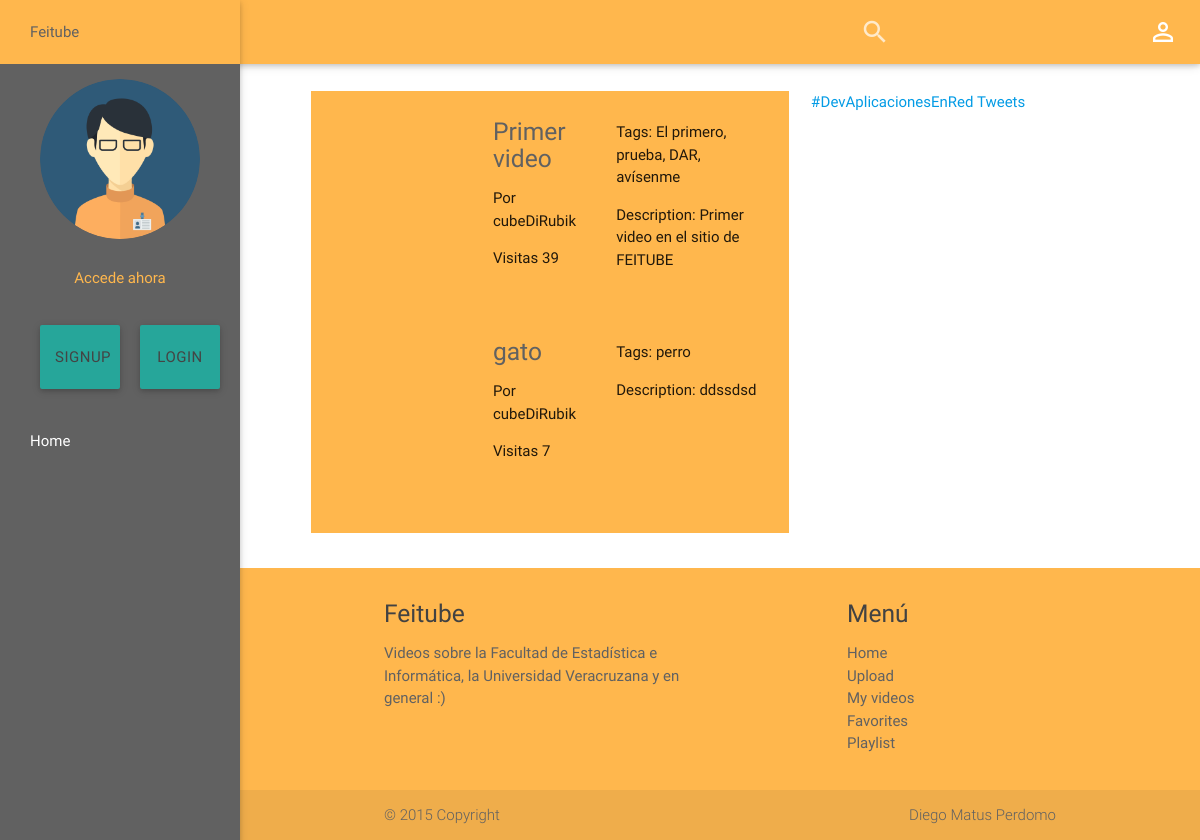
The app's page /, older data.
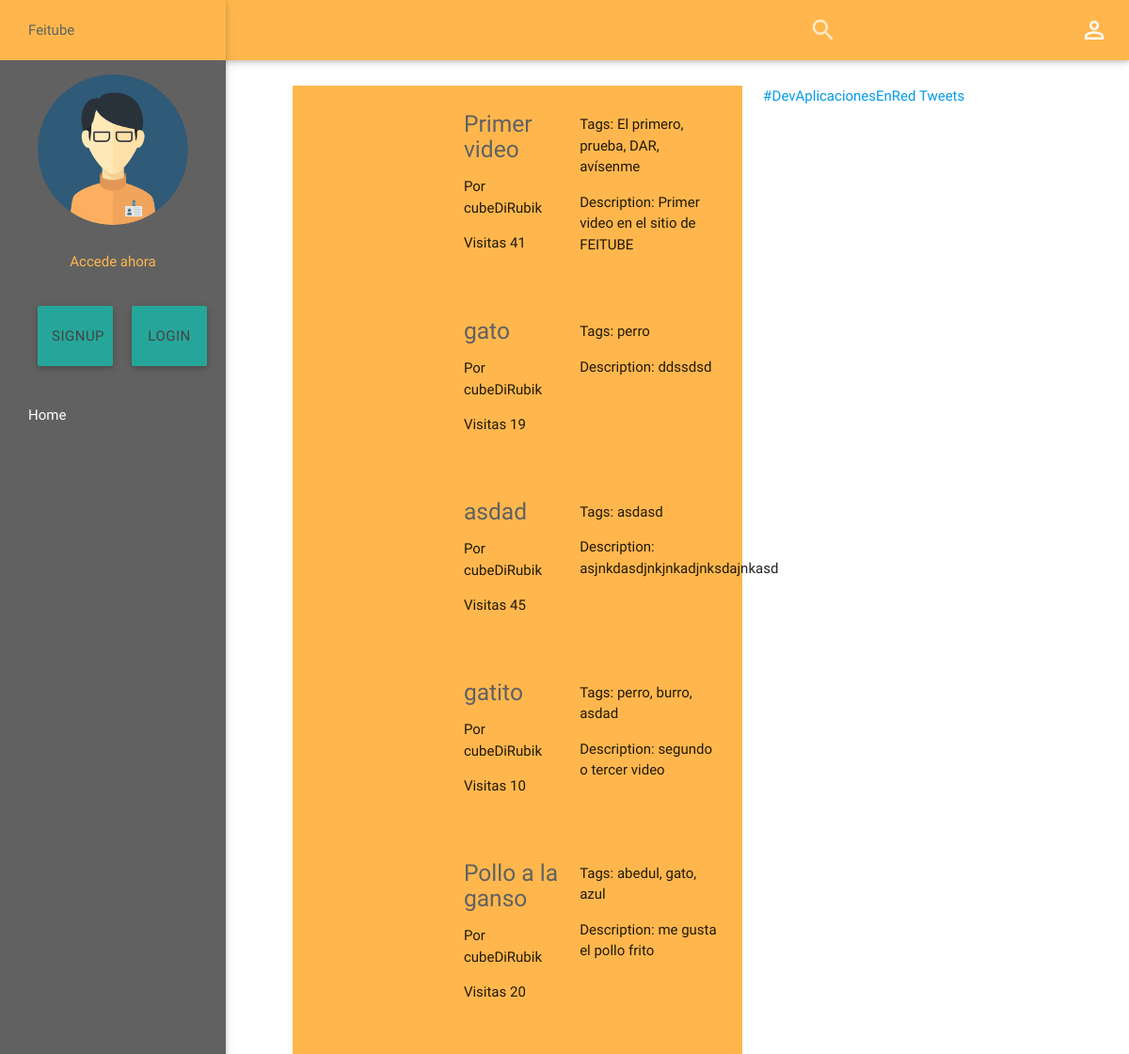
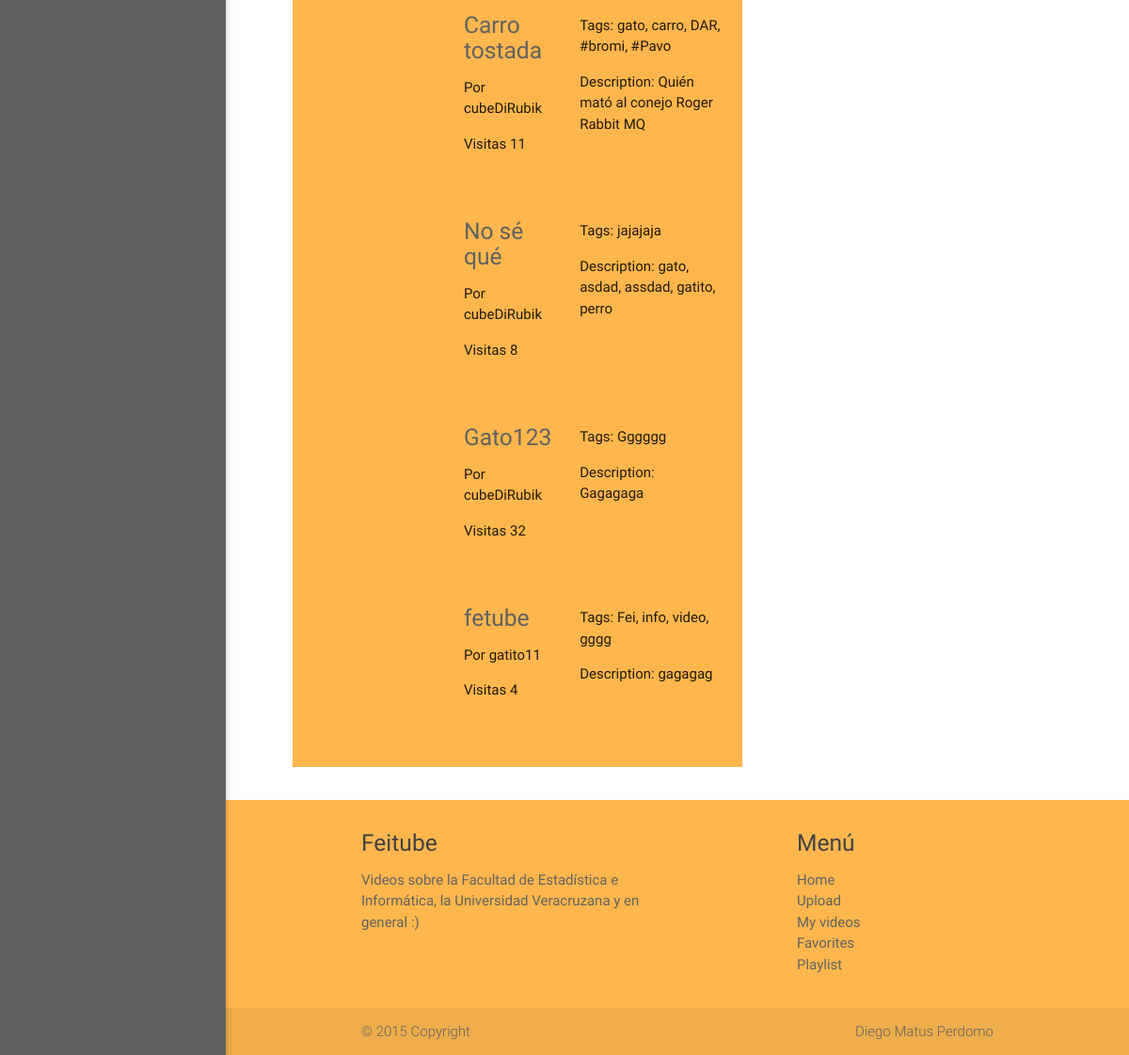
The same page, newer data (2 pictures, top to bottom).
### apps/feitube/models.py (models this page shows, shortened)
class Video(models.Model):
    title = models.CharField('Título', max_length=255)
    tags = models.CharField('Tags', max_length=255)
    description = models.TextField ('Descripción')
    path = models.FileField(upload_to=get_file_path_videos)
    generic_path = models.CharField('Ruta genérica', max_length=255)
    views = models.IntegerField ('Visitas', blank=True, null=True)
    uploaded = models.DateTimeField(auto_now_add=True)
    favs_count = models.IntegerField ('Cantidad de favoritos', blank=True, null=True)
    profile = models.ForeignKey(Profile, verbose_name='Usuario', related_name='videos', blank=True, null=True)
    favs = models.ManyToManyField(Profile, verbose_name='Favoritos', related_name='videos_fav', blank=True)
    rates = models.ManyToManyField(Profile, verbose_name='Calificaciones', through="Rate",
    						through_fields=('video', 'profile'), related_name='videos_rate')
    comments = models.ManyToManyField(Profile, verbose_name='Comentarios', through="Comment",
    						through_fields=('video', 'profile'), related_name='videos_comment')
    slug = models.SlugField(max_length=255, unique=True, blank=True, null=True)
    class Meta:
        verbose_name = 'Video'
        verbose_name_plural = 'Videos'

class Profile(models.Model):
    user = models.OneToOneField(User)
    facebook = models.URLField('Facebook', max_length=255, blank=True, null=True, default='http://localhost:8000')
    twitter = models.URLField('Twitter', max_length=255, blank=True, null=True, default='http://localhost:8000')
    instagram = models.URLField('Instagram', max_length=255, blank=True, null=True, default='http://localhost:8000')
    google = models.URLField('Google +', max_length=255, blank=True, null=True, default='http://localhost:8000')
    profile_picture = models.FileField(upload_to=get_file_path_profiles, blank=True, null=True)
    cover_picture = models.FileField(upload_to=get_file_path_covers, blank=True, null=True)
    slug = models.SlugField(max_length=255, unique=True, blank=True, null=True)
    class Meta:
        verbose_name = 'Perfil'
        verbose_name_plural = 'Perfiles'

### apps/feitube/views.py (the view)
# urls.py: url(r'^$', 					'index', 				name='index'),
def index(request):
    videos = Video.objects.all()
    context = { 'videos': videos }
    return render(request, 'index.html', context)

### apps/feitube/templates/index.html (shortened to what this page needs)
{% extends 'base.html' %}
{% load static from static %}
{% block content %}
	<div class="col s12 m8 l5 offset-l3">
		<div class="orange lighten-2 section">
			{% for video in videos %}
				<div class="row">
					<div class="col s12 m4">
						<a href="{% url "video" video.slug %}" title="">
							<video height="auto" width="auto" class="responsive-video"preload="auto">
								<source src="{{ video.generic_path }}.mp4" type='video/mp4'>
								<source src="{{ video.generic_path }}.webm" type='video/webm'>
								<source src="{{ video.generic_path }}.ogv" type='video/ogg'>
							</video>
						</a>
					</div>
					<div class="col s12 m8">
						<div class="row">
							<div class="col s12 m5">
								<a class="grey-text text-darken-2" href="{% url "video" video.slug %}" title=""><h5>{{ video.title }}</h5></a>
								<p>Por {{ video.profile.user.get_username }}</p>
								<p>Visitas {{ video.views }}</p>
							</div>
							<div class="col s12 m7">
								<p>Tags: {{ video.tags }}</p>
								<p>Description: {{ video.description }}</p>
							</div>
						</div>
					</div>
				</div>
			{% endfor %}
		</div>
	</div>
{% endblock %}

Row changes from the older to the newer data that the page shows:
changed Video "Primer video": views "39" → "41"
changed Video "gato": views "7" → "19"
added Video: title "asdad", profile.user.get_username "cubeDiRubik", views "45", tags "asdasd", description "asjnkdasdjnkjnkadjnksdajnkasd"
added Video: title "gatito", profile.user.get_username "cubeDiRubik", views "10", tags "perro, burro, asdad", description "segundo o tercer video"
added Video: title "Pollo a la ganso", profile.user.get_username "cubeDiRubik", views "20", tags "abedul, gato, azul", description "me gusta el pollo frito"
added Video: title "Carro tostada", profile.user.get_username "cubeDiRubik", views "11", tags "gato, carro, DAR, #bromi, #Pavo", description "Quién mató al conejo Roger Rabbit MQ"
added Video: title "No sé qué", profile.user.get_username "cubeDiRubik", views "8", tags "jajajaja", description "gato, asdad, assdad, gatito, perro"
added Video: title "Gato123", profile.user.get_username "cubeDiRubik", views "32", tags "Gggggg", description "Gagagaga"
added Video: title "fetube", profile.user.get_username "gatito11", views "4", tags "Fei, info, video, gggg", description "gagagag"
